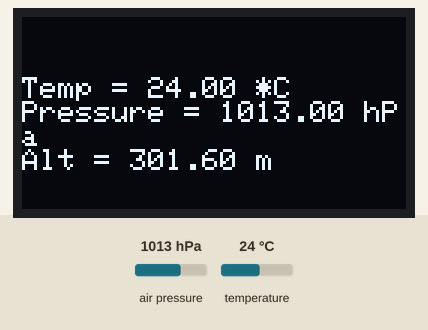
Bench run of a sketch on a simulated ESP32. Parts: 128×64 one-colour display. The inputs (shaded band) are chosen by the test bench; at power-on: air pressure 1013 hPa, temperature 24 °C.

Above: at 3.3 s.
3.4 s: air pressure set to 952 hPa
At 4.9 s:
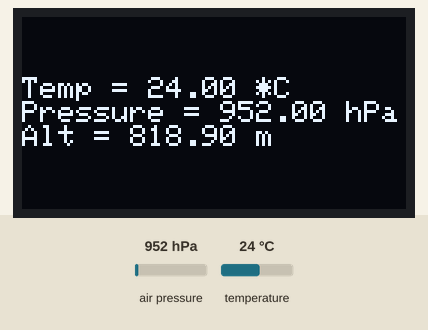
5.7 s: temperature set to 12 °C
At 7.4 s:
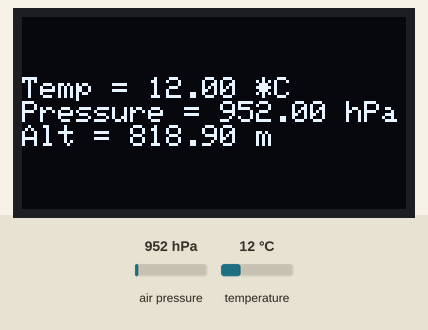
7.7 s: air pressure set to 975 hPa
At 9.1 s:
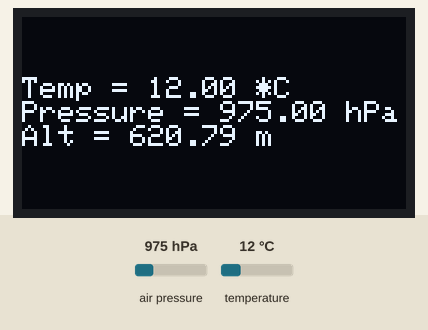
9.8 s: temperature set to 19 °C
Timing chart, 0 to 12.8 s (numbered marks = the images above; inputs shaded):
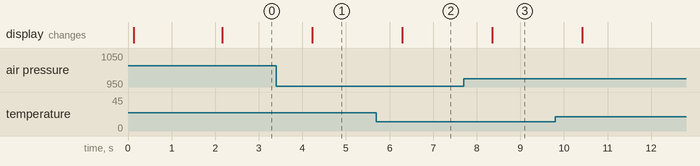

The sketch:

02_BMP_To_Oled.ino
```cpp
#include <Arduino.h>

#include <Wire.h>
#include <Adafruit_GFX.h>
#include <Adafruit_SSD1306.h>
#include <Arduino.h>
#include <Adafruit_Sensor.h>
#include <Adafruit_BMP280.h>

#define SEALEVELPRESSURE_HPA (1050)
#define SCREEN_WIDTH 128 // OLED display width, in pixels
#define SCREEN_HEIGHT 64 // OLED display height, in pixels

Adafruit_BMP280 bmp;
float temperature, humidity, pressure, altitude;
// Declaration for an SSD1306 display connected to I2C (SDA, SCL pins)
Adafruit_SSD1306 display(SCREEN_WIDTH, SCREEN_HEIGHT, &Wire, -1);

void setup() {
  Serial.begin(115200);
  delay(100);
  bmp.begin(0x76);

  if (!display.begin(SSD1306_SWITCHCAPVCC, 0x3C)) {
    Serial.println(F("SSD1306 allocation failed"));
    for (;;);
  }
  delay(2000);
}

void loop() {
  display.clearDisplay();
  display.setTextSize(1);
  display.setTextColor(WHITE);
  display.setCursor(0, 20);

  temperature = bmp.readTemperature();
  // humidity = bmp.readHumidity();
  pressure = bmp.readPressure() / 100.0F;
  altitude = bmp.readAltitude(SEALEVELPRESSURE_HPA);

  display.print("Temp = ");
  display.print(bmp.readTemperature());
  display.println(" *C");

  display.print("Pressure = ");
  display.print(bmp.readPressure() / 100.0F);
  display.println(" hPa");

  display.print("Alt = ");
  display.print(bmp.readAltitude(SEALEVELPRESSURE_HPA));
  display.println(" m");

  // display.print("Humidity = ");
  // display.print(bmp.readHumidity());
  // display.println(" %");

  display.println();

  display.display();
  delay(1000);
}
```

Measured:
- after the input at 3.4 s, the display: changes after 0.83 s (image 1)
- after the input at 5.7 s, the display: changes after 0.59 s (image 2)
- after the input at 7.7 s, the display: changes after 0.66 s (image 3)
